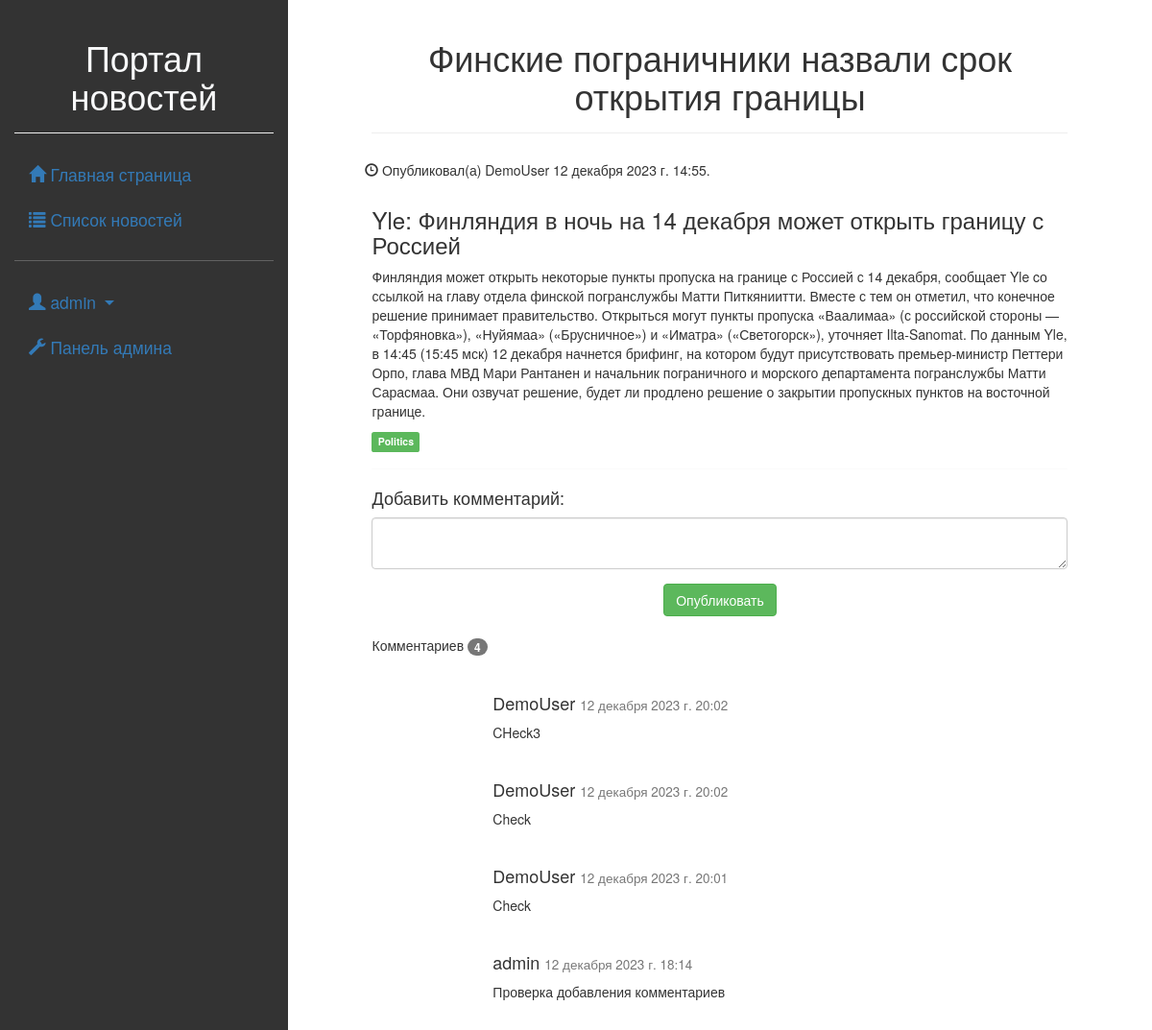
Page /news/detail/7 (signed in) on the committed database.
### news/models.py (models this page shows, shortened)
class Article(models.Model):
    categories = (('Ec', 'Economy'),
                  ('Sc', 'Science'),
                  ('IT', 'IT'))
    author = models.ForeignKey(User, on_delete=models.SET_NULL, null=True, verbose_name='Автор')
    title = models.CharField('Название', max_length=50, default='')
    anouncement = models.TextField('Аннотация', max_length=250)
    text = models.TextField('Текст новости')
    date = models.DateTimeField('Дата создания', auto_now=True)
    category = models.CharField(choices=categories, max_length=20, verbose_name='Категории')
    tags = models.ManyToManyField(verbose_name='Тэги', to=Tag, blank=True)
    class Meta:
        ordering = ['title', 'date']
        verbose_name = 'Новость'
        verbose_name_plural = 'Новости'

class Tag(models.Model):
    title = models.CharField(max_length=80)
    status = models.BooleanField(default=True)
    class Meta:
        ordering = ['title', 'status']
        verbose_name = 'Тэг'
        verbose_name_plural = 'Тэги'

class Comment(models.Model):
    author = models.ForeignKey(User, on_delete=models.CASCADE, null=False)
    article = models.ForeignKey(Article, on_delete=models.CASCADE, null=False)
    text = models.TextField('Текст комментария')
    date = models.DateTimeField('Время создания', auto_now_add=True)
    class Meta:
        ordering = ['article', 'date']
        verbose_name = 'Комментарий'
        verbose_name_plural = 'Комментарии'

### news/views.py (the view, shortened to what this page needs)
# urls.py: path('detail/<int:id>', views.news_detail, name='news_detail'),
def news_detail(request, id):
    article = Article.objects.get(id=id)
    comments = Comment.objects.filter(article=article).order_by('-date')
    context = {'article': article,
               'comments': comments}
    return render(request, 'news/news.html', context)

### news/templates/news/news.html (shortened to what this page needs)
{% extends 'first/base.html' %}
{% load static %}
{% block content %}
<div class="page-header text-center">
    <h1> {{ article.title }}</h1>
</div>
<div>
    <div class="row">
        <div class="col-6 text-start">
            <h5>
                <span class="glyphicon glyphicon-time"></span> Опубликовал(а) {{ article.author }} {{ article.date }}.
            </h5>
        </div>
        <div class="col-6 text-end">
        </div>
    </div>
    <h3>{{ article.anouncement }} </h3>
    <p> {{ article.text }} </p>
    {% for tag in article.tags.all %}
    <td><span class="label label-success text">{{ tag.title }}</span></td>
    {% endfor %}
    <hr>
    <h4>Добавить комментарий:</h4>
    <form role="form" method="post">
        <div class="form-group">
            <textarea class="form-control" rows="2" required name="text"></textarea>
        </div>
        <div class="text-center">
            <button type="submit" class="btn btn-success">Опубликовать</button>
        </div>
    </form>
    <br>
    <p>Комментариев <span class="badge"> {{ comments.count }} </span></p><br>
    <div class="row">
        <div class="col-sm-10 offset-2">
            {% for comment in comments %}
            <h4> {{ comment.author }} <small> {{ comment.date }} </small></h4>
            <p> {{ comment.text }} </p>
            <br>
            {% endfor %}
        </div>
    </div>
</div>
{% endblock %}

### first/templates/first/sidebar.html (shortened to what this page needs)
<div class="page-header text-center">
    <h1>Портал новостей</h1>
</div>
<ul class="nav nav-pills nav-stacked flex-sm-column fs-3">
    <li>
        <a class="nav-item" href="{% url 'home_index' %}">
            <i class="glyphicon glyphicon-home active"></i>
            Главная страница</a>
    </li>
    <li>
        <a class="nav-item" href="{% url 'news_index' %}">
            <i class="glyphicon glyphicon-list"></i>
            Список новостей</a>
    </li>
</ul>
<hr>
<ul class="nav nav-pills nav-stacked flex-sm-column fs-3">
    <li class="nav-item dropdown">
        <a class="dropdown-toggle" data-bs-toggle="dropdown" href="">
            <i class="glyphicon glyphicon-user"></i>
            {% if not request.user.id %}
            Пользователь
            {% else %}
            {{ request.user }}
            {% endif %}
        </a>
    </li>
    <li>
        <a {% if request.user.id != 1 %} class="nav-link disabled" {% endif %} href="/admin/">
            <i class="glyphicon glyphicon-wrench"></i>
            Панель админа</a>
    </li>
</ul>

### rows in the picture
Article: title "Финские пограничники назвали срок открытия границы", author "DemoUser", date "12 декабря 2023 г. 14:55", anouncement "Yle: Финляндия в ночь на 14 декабря может открыть границу с Россией", text "Финляндия может открыть некоторые пункты пропуска на границе с Россией с 14 декабря, сообщает Yle cо ссылкой на главу отдела финской погранслужбы Матти Питкяниитти. Вместе с тем он отметил, что конечное решение принимает правительство. Открыться могут пункты пропуска «Ваалимаа» (с российской стороны — «Торфяновка»), «Нуйямаа» («Брусничное») и «Иматра» («Светогорск»), уточняет Ilta-Sanomat. По данным Yle, в 14:45 (15:45 мск) 12 декабря начнется брифинг, на котором будут присутствовать премьер-министр Петтери Орпо, глава МВД Мари Рантанен и начальник пограничного и морского департамента погранслужбы Матти Сарасмаа. Они озвучат решение, будет ли продлено решение о закрытии пропускных пунктов…"
Tag: title "Politics"
Comment: author "DemoUser", date "12 декабря 2023 г. 20:02", text "CHeck3"
Comment: author "DemoUser", date "12 декабря 2023 г. 20:02", text "Check"
Comment: author "DemoUser", date "12 декабря 2023 г. 20:01", text "Check"
Comment: author "admin", date "12 декабря 2023 г. 18:14", text "Проверка добавления комментариев"

### other values in the picture
{{ request.user }} "admin"
{{ comments.count }} "4"
